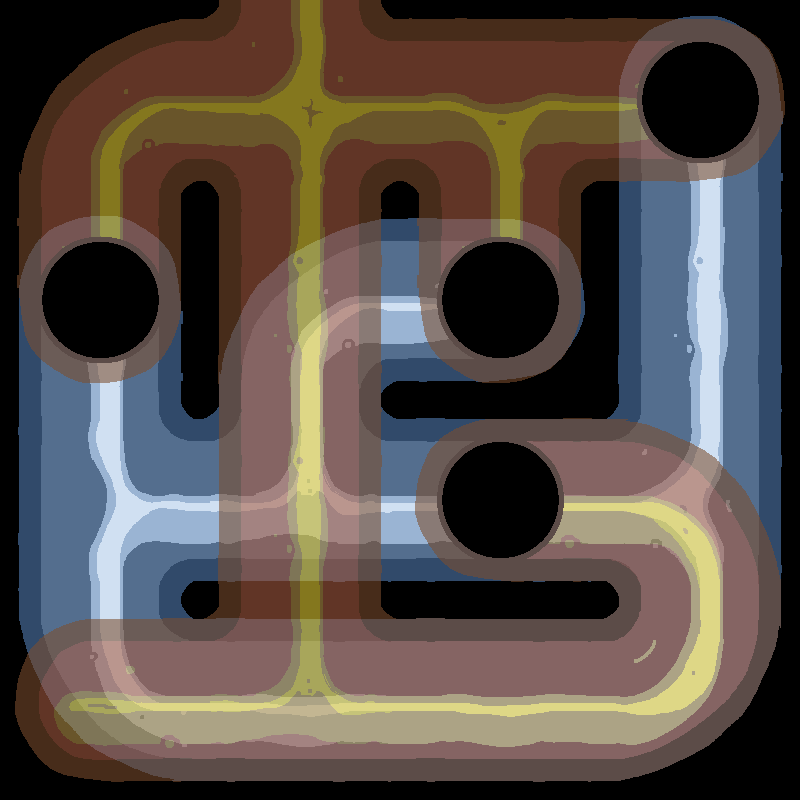

This is a level from a 2D game, rendered from its Tiled map with the project's own tilesets. A one-line summary and the map file follow, with tile-layer data summarised:
An orthogonal 4x4 tile map with 200x200 px tiles, 2 tile layers (pipes1, pipes2), 2 tilesets and 9 objects (4x connection, 2x rat, entry, door, goal).

<map version="1.0" orientation="orthogonal" width="4" height="4" tilewidth="200" tileheight="200">
 <tileset firstgid="1" name="pipeTilesetBase1" tilewidth="200" tileheight="200" spacing="1" margin="1">
  <image source="pipeTilesetBase1.png" width="1609" height="805" />
  <tile id="0">
   <properties>
    <property name="down" value="1" />
    <property name="left" value="0" />
    <property name="right" value="0" />
    <property name="up" value="0" />
   </properties>
  </tile>
  <tile id="1">
   <properties>
    <property name="down" value="1" />
    <property name="left" value="1" />
    <property name="right" value="1" />
    <property name="up" value="1" />
   </properties>
  </tile>
  <tile id="2">
   <properties>
    <property name="down" value="1" />
    <property name="left" value="1" />
    <property name="right" value="1" />
    <property name="up" value="0" />
   </properties>
  </tile>
  <tile id="3">
   <properties>
    <property name="down" value="1" />
    <property name="left" value="1" />
    <property name="right" value="0" />
    <property name="up" value="0" />
   </properties>
  </tile>
  <tile id="4">
   <properties>
    <property name="down" value="1" />
    <property name="left" value="0" />
    <property name="right" value="0" />
    <property name="up" value="0" />
   </properties>
  </tile>
  <tile id="5">
   <properties>
    <property name="down" value="1" />
    <property name="left" value="1" />
    <property name="right" value="1" />
    <property name="up" value="1" />
   </properties>
  </tile>
  <tile id="6">
   <properties>
    <property name="down" value="1" />
    <property name="left" value="1" />
    <property name="right" value="1" />
    <property name="up" value="0" />
   </properties>
  </tile>
  <tile id="7">
   <properties>
    <property name="down" value="1" />
    <property name="left" value="1" />
    <property name="right" value="0" />
    <property name="up" value="0" />
   </properties>
  </tile>
  <tile id="8">
   <properties>
    <property name="down" value="0" />
    <property name="left" value="0" />
    <property name="right" value="0" />
    <property name="up" value="1" />
   </properties>
  </tile>
  <tile id="9">
   <properties>
    <property name="down" value="0" />
    <property name="left" value="1" />
    <property name="right" value="1" />
    <property name="up" value="0" />
   </properties>
  </tile>
  <tile id="10">
   <properties>
    <property name="down" value="0" />
    <property name="left" value="1" />
    <property name="right" value="1" />
    <property name="up" value="1" />
   </properties>
  </tile>
  <tile id="11">
   <properties>
    <property name="down" value="0" />
    <property name="left" value="0" />
    <property name="right" value="1" />
    <property name="up" value="1" />
   </properties>
  </tile>
  <tile id="12">
   <properties>
    <property name="down" value="0" />
    <property name="left" value="0" />
    <property name="right" value="0" />
    <property name="up" value="1" />
   </properties>
  </tile>
  <tile id="13">
   <properties>
    <property name="down" value="0" />
    <property name="left" value="1" />
    <property name="right" value="1" />
    <property name="up" value="0" />
   </properties>
  </tile>
  <tile id="14">
   <properties>
    <property name="down" value="0" />
    <property name="left" value="1" />
    <property name="right" value="1" />
    <property name="up" value="1" />
   </properties>
  </tile>
  <tile id="15">
   <properties>
    <property name="down" value="0" />
    <property name="left" value="0" />
    <property name="right" value="1" />
    <property name="up" value="1" />
   </properties>
  </tile>
  <tile id="16">
   <properties>
    <property name="down" value="0" />
    <property name="left" value="0" />
    <property name="right" value="1" />
    <property name="up" value="0" />
   </properties>
  </tile>
  <tile id="17">
   <properties>
    <property name="down" value="1" />
    <property name="left" value="0" />
    <property name="right" value="0" />
    <property name="up" value="1" />
   </properties>
  </tile>
  <tile id="18">
   <properties>
    <property name="down" value="1" />
    <property name="left" value="0" />
    <property name="right" value="1" />
    <property name="up" value="1" />
   </properties>
  </tile>
  <tile id="19">
   <properties>
    <property name="down" value="1" />
    <property name="left" value="0" />
    <property name="right" value="1" />
    <property name="up" value="0" />
   </properties>
  </tile>
  <tile id="20">
   <properties>
    <property name="down" value="0" />
    <property name="left" value="1" />
    <property name="right" value="0" />
    <property name="up" value="0" />
   </properties>
  </tile>
  <tile id="21">
   <properties>
    <property name="down" value="1" />
    <property name="left" value="0" />
    <property name="right" value="0" />
    <property name="up" value="1" />
   </properties>
  </tile>
  <tile id="22">
   <properties>
    <property name="down" value="1" />
    <property name="left" value="0" />
    <property name="right" value="1" />
    <property name="up" value="1" />
   </properties>
  </tile>
  <tile id="23">
   <properties>
    <property name="down" value="1" />
    <property name="left" value="0" />
    <property name="right" value="1" />
    <property name="up" value="0" />
   </properties>
  </tile>
  <tile id="24">
   <properties>
    <property name="down" value="0" />
    <property name="left" value="1" />
    <property name="right" value="0" />
    <property name="up" value="0" />
   </properties>
  </tile>
  <tile id="26">
   <properties>
    <property name="down" value="1" />
    <property name="left" value="1" />
    <property name="right" value="0" />
    <property name="up" value="1" />
   </properties>
  </tile>
  <tile id="27">
   <properties>
    <property name="down" value="0" />
    <property name="left" value="1" />
    <property name="right" value="0" />
    <property name="up" value="1" />
   </properties>
  </tile>
  <tile id="28">
   <properties>
    <property name="down" value="0" />
    <property name="left" value="1" />
    <property name="right" value="0" />
    <property name="up" value="0" />
   </properties>
  </tile>
  <tile id="30">
   <properties>
    <property name="down" value="1" />
    <property name="left" value="1" />
    <property name="right" value="0" />
    <property name="up" value="1" />
   </properties>
  </tile>
  <tile id="31">
   <properties>
    <property name="down" value="0" />
    <property name="left" value="1" />
    <property name="right" value="0" />
    <property name="up" value="1" />
   </properties>
  </tile>
 </tileset>
 <tileset firstgid="33" name="pipeTilesetBase2" tilewidth="200" tileheight="200" spacing="1" margin="1">
  <image source="pipeTilesetBase2.png" width="1609" height="805" />
  <tile id="0">
   <properties>
    <property name="down" value="1" />
    <property name="left" value="0" />
    <property name="right" value="0" />
    <property name="up" value="0" />
   </properties>
  </tile>
  <tile id="1">
   <properties>
    <property name="down" value="1" />
    <property name="left" value="1" />
    <property name="right" value="1" />
    <property name="up" value="1" />
   </properties>
  </tile>
  <tile id="2">
   <properties>
    <property name="down" value="1" />
    <property name="left" value="1" />
    <property name="right" value="1" />
    <property name="up" value="0" />
   </properties>
  </tile>
  <tile id="3">
   <properties>
    <property name="down" value="1" />
    <property name="left" value="1" />
    <property name="right" value="0" />
    <property name="up" value="0" />
   </properties>
  </tile>
  <tile id="4">
   <properties>
    <property name="down" value="1" />
    <property name="left" value="0" />
    <property name="right" value="0" />
    <property name="up" value="0" />
   </properties>
  </tile>
  <tile id="5">
   <properties>
    <property name="down" value="1" />
    <property name="left" value="1" />
    <property name="right" value="1" />
    <property name="up" value="1" />
   </properties>
  </tile>
  <tile id="6">
   <properties>
    <property name="down" value="1" />
    <property name="left" value="1" />
    <property name="right" value="1" />
    <property name="up" value="0" />
   </properties>
  </tile>
  <tile id="7">
   <properties>
    <property name="down" value="1" />
    <property name="left" value="1" />
    <property name="right" value="0" />
    <property name="up" value="0" />
   </properties>
  </tile>
  <tile id="8">
   <properties>
    <property name="down" value="0" />
    <property name="left" value="0" />
    <property name="right" value="0" />
    <property name="up" value="1" />
   </properties>
  </tile>
  <tile id="9">
   <properties>
    <property name="down" value="0" />
    <property name="left" value="1" />
    <property name="right" value="1" />
    <property name="up" value="0" />
   </properties>
  </tile>
  <tile id="10">
   <properties>
    <property name="down" value="0" />
    <property name="left" value="1" />
    <property name="right" value="1" />
    <property name="up" value="1" />
   </properties>
  </tile>
  <tile id="11">
   <properties>
    <property name="down" value="0" />
    <property name="left" value="0" />
    <property name="right" value="1" />
    <property name="up" value="1" />
   </properties>
  </tile>
  <tile id="12">
   <properties>
    <property name="down" value="0" />
    <property name="left" value="0" />
    <property name="right" value="0" />
    <property name="up" value="1" />
   </properties>
  </tile>
  <tile id="13">
   <properties>
    <property name="down" value="0" />
    <property name="left" value="1" />
    <property name="right" value="1" />
    <property name="up" value="0" />
   </properties>
  </tile>
  <tile id="14">
   <properties>
    <property name="down" value="0" />
    <property name="left" value="1" />
    <property name="right" value="1" />
    <property name="up" value="1" />
   </properties>
  </tile>
  <tile id="15">
   <properties>
    <property name="down" value="0" />
    <property name="left" value="0" />
    <property name="right" value="1" />
    <property name="up" value="1" />
   </properties>
  </tile>
  <tile id="16">
   <properties>
    <property name="down" value="0" />
    <property name="left" value="0" />
    <property name="right" value="1" />
    <property name="up" value="0" />
   </properties>
  </tile>
  <tile id="17">
   <properties>
    <property name="down" value="1" />
    <property name="left" value="0" />
    <property name="right" value="0" />
    <property name="up" value="1" />
   </properties>
  </tile>
  <tile id="18">
   <properties>
    <property name="down" value="1" />
    <property name="left" value="0" />
    <property name="right" value="1" />
    <property name="up" value="1" />
   </properties>
  </tile>
  <tile id="19">
   <properties>
    <property name="down" value="1" />
    <property name="left" value="0" />
    <property name="right" value="1" />
    <property name="up" value="0" />
   </properties>
  </tile>
  <tile id="20">
   <properties>
    <property name="down" value="0" />
    <property name="left" value="1" />
    <property name="right" value="0" />
    <property name="up" value="0" />
   </properties>
  </tile>
  <tile id="21">
   <properties>
    <property name="down" value="1" />
    <property name="left" value="0" />
    <property name="right" value="0" />
    <property name="up" value="1" />
   </properties>
  </tile>
  <tile id="22">
   <properties>
    <property name="down" value="1" />
    <property name="left" value="0" />
    <property name="right" value="1" />
    <property name="up" value="1" />
   </properties>
  </tile>
  <tile id="23">
   <properties>
    <property name="down" value="1" />
    <property name="left" value="0" />
    <property name="right" value="1" />
    <property name="up" value="0" />
   </properties>
  </tile>
  <tile id="24">
   <properties>
    <property name="down" value="0" />
    <property name="left" value="1" />
    <property name="right" value="0" />
    <property name="up" value="0" />
   </properties>
  </tile>
  <tile id="26">
   <properties>
    <property name="down" value="1" />
    <property name="left" value="1" />
    <property name="right" value="0" />
    <property name="up" value="1" />
   </properties>
  </tile>
  <tile id="27">
   <properties>
    <property name="down" value="0" />
    <property name="left" value="1" />
    <property name="right" value="0" />
    <property name="up" value="1" />
   </properties>
  </tile>
  <tile id="28">
   <properties>
    <property name="down" value="0" />
    <property name="left" value="1" />
    <property name="right" value="0" />
    <property name="up" value="0" />
   </properties>
  </tile>
  <tile id="30">
   <properties>
    <property name="down" value="1" />
    <property name="left" value="1" />
    <property name="right" value="0" />
    <property name="up" value="1" />
   </properties>
  </tile>
  <tile id="31">
   <properties>
    <property name="down" value="0" />
    <property name="left" value="1" />
    <property name="right" value="0" />
    <property name="up" value="1" />
   </properties>
  </tile>
 </tileset>
 <layer name="pipes1" width="4" height="4">
  <properties>
   <property name="z" value="1" />
  </properties>
  <data>[16 cells, 13 non-empty, 11 distinct tile ids]</data>
 </layer>
 <layer name="pipes2" width="4" height="4" opacity="0.57">
  <properties>
   <property name="z" value="2" />
  </properties>
  <data>[16 cells, 14 non-empty, 12 distinct tile ids]</data>
 </layer>
 <objectgroup name="meta" width="4" height="4">
  <object name="entry" x="241" y="50" width="104" height="100">
   <properties>
    <property name="facing" value="down" />
    <property name="layer" value="2" />
   </properties>
  </object>
  <object name="connection" x="631" y="48" width="117" height="108">
   <ellipse />
  </object>
  <object name="connection" x="38" y="265" width="117" height="108">
   <ellipse />
  </object>
  <object name="rat" x="18" y="68" width="161" height="59">
   <properties>
    <property name="color" value="red" />
    <property name="layer" value="2" />
   </properties>
  </object>
  <object name="rat" x="424" y="72" width="161" height="59">
   <properties>
    <property name="color" value="red" />
    <property name="layer" value="2" />
   </properties>
  </object>
  <object name="door" x="271" y="665" width="69" height="66">
   <properties>
    <property name="color" value="red" />
    <property name="edge" value="left" />
    <property name="layer" value="2" />
   </properties>
  </object>
  <object name="goal" x="90" y="671" width="74" height="71">
   <properties>
    <property name="layer" value="2" />
   </properties>
   <ellipse />
  </object>
  <object name="connection" x="433" y="442" width="117" height="108">
   <ellipse />
  </object>
  <object name="connection" x="440" y="250" width="117" height="108">
   <ellipse />
  </object>
 </objectgroup>
</map>
